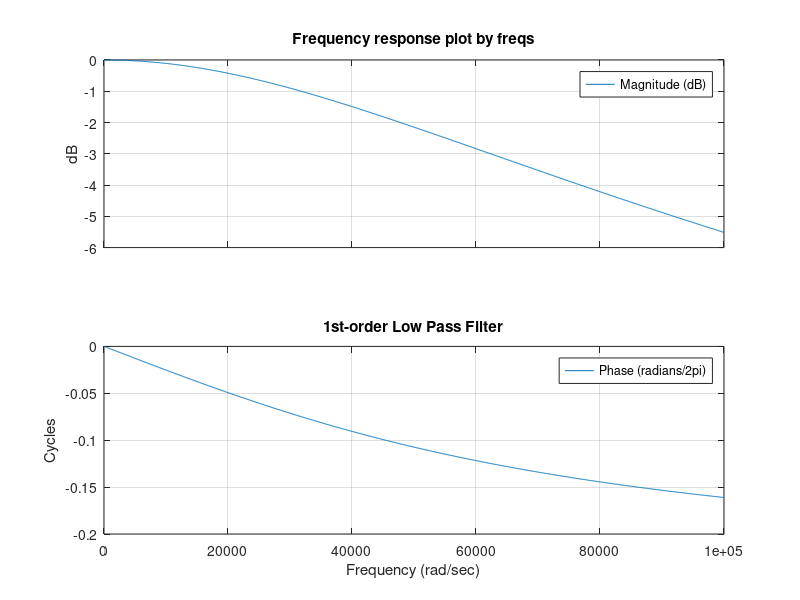
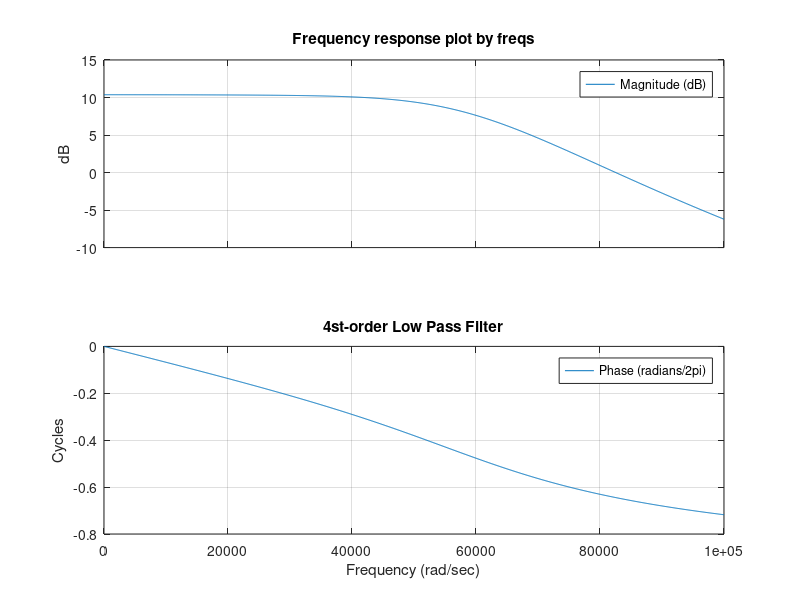

MATLAB code for these plots, in order: (Note: this script raises an error after producing the figures.)
clc;
clear all;
close all;

RC = 1.6e3 * 0.01e-6;
w = 0:100:100000;

%% 1st-order Low Pass Filter 
b1 = [1];
a1 = [RC, 1];
figure;
freqs(b1,a1,w);
title("1st-order Low Pass Filter");

%% 4th-order Low pass filter
b2 =  2.2*1.5;
a2 = [RC^4, 2.65*RC^3, 3.48*RC^2, 2.65*RC, 1];
figure;
freqs(b2,a2,w);
title("4st-order Low Pass Filter");

close all
clear all
figure
syms n
Ap = 1;
An = -1;
T = pi;
a(n) = 2*( (Ap*sin(pi*n/2))/(pi*n) - (An*sin(pi*n/2))/(pi*n) );
a0 = (Ap/2) + (An/2);
w(n) = (n * ((2*pi)/T));
n = 1e-2:1e-2:10;
sol_n = eval(a(n));
sol_n = [sol_n];
sol_w = eval(w(n));
sol_w = [sol_w];
plot(sol_w, sol_n);
hold on
n = 1:1:10;
sol_n = eval(a(n));
sol_n = [a0, sol_n];
sol_w = eval(w(n));
sol_w = [0, sol_w];
stem(sol_w, sol_n, 'red');

title("Fourier Spectrum |C_n|; {A_p=1, A_n=-1, T_0=π}");
xlabel("Frequency (rad/s)", 'FontSize', 14);
ylabel("|C_n|", 'FontSize', 14)
xline((2*pi)/T,'-','w_c (Cut-off Frequency)', 'FontSize', 12)
grid on;